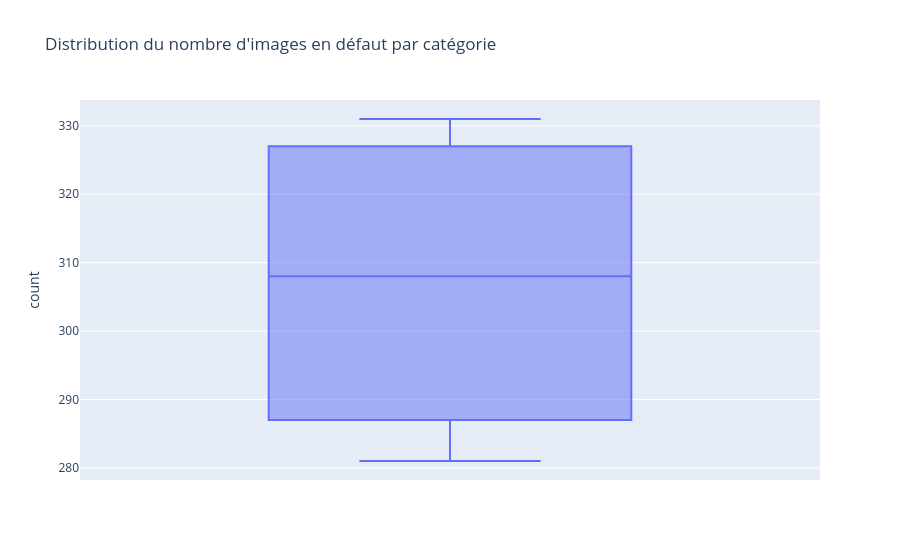

The notebook cell saved with this chart:
### Code cell
#distribution du nombre de defect par cat

df_plot = (
    df_rad[df_rad["quality"] != "good"]
    .groupby("category")
    .size()
    .reset_index(name="count")
)

fig = px.box(
    df_plot,
    y="count",   # 👈 un seul box global
    title="Distribution du nombre d'images en défaut par catégorie"
)

fig.show()

### Figure 1 — Plotly figure (JSON) as saved in the notebook; plotly's stock layout.template omitted (floating-point values rounded to 4 significant figures)
{"data": [{"alignmentgroup": "True", "hovertemplate": "count=%{y}<extra></extra>", "legendgroup": "", "marker": {"color": "#636efa"}, "name": "", "notched": false, "offsetgroup": "", "orientation": "v", "showlegend": false, "type": "box", "x0": " ", "xaxis": "x", "y": [331, 293, 281, 323], "y0": " ", "yaxis": "y"}], "layout": {"boxmode": "group", "legend": {"tracegroupgap": 0}, "title": {"text": "Distribution du nombre d'images en défaut par catégorie"}, "xaxis": {"anchor": "y", "domain": [0, 1]}, "yaxis": {"anchor": "x", "domain": [0, 1], "title": {"text": "count"}}}}
